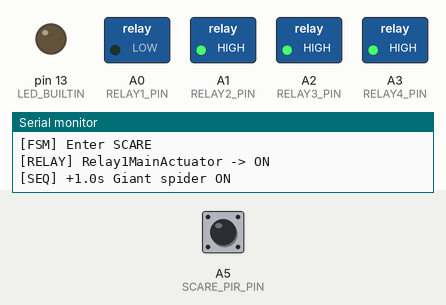
This sketch was run on a simulated Arduino Uno, built with avr-gcc and run on an emulated ATmega328P. On the bench: switched loads named in the sketch (green lamp = pin HIGH), output pins drawn as LEDs (lit = HIGH), the last lines printed to the serial monitor. The test bench sets the inputs (shaded band); at power-on: A5 (SCARE_PIR_PIN) HIGH.

Above: at 3.2 s.
3.3 s: A5 (SCARE_PIR_PIN) pulsed LOW 2 times (0.12 s each, 0.3 s apart)
At 5.2 s:
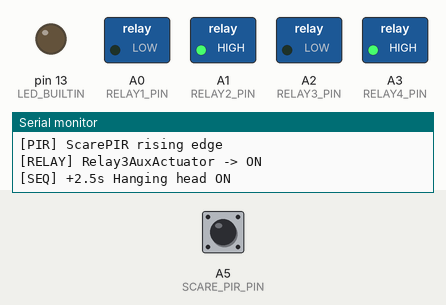
At 6.3 s:
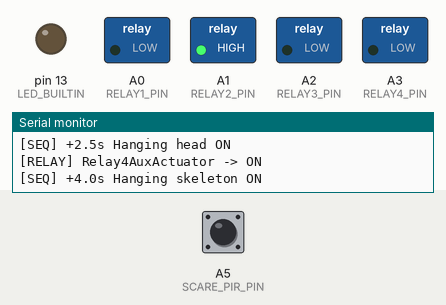
Timing chart, 0 to 13.6 s (numbered marks = the images above; inputs shaded):
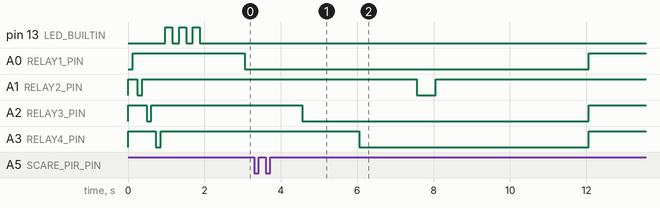

The sketch:

TheDroppingSpider.ino
```cpp
// ============================
// TheDroppingSpider Scenario
// ============================
// Scenario source: Scenarios/TheDroppingSpider-scenario.md
// Target: Arduino AVR Boards -> Arduino Uno (ATmega328P)

// -------- Configuration --------
#define DEBUG_ENABLED true

// Fixed 2-phase UNO profile
const uint8_t RELAY1_PIN = A0; // Giant spider (on-off)
const uint8_t RELAY2_PIN = A1; // Dropping spider Try-me
const uint8_t RELAY3_PIN = A2; // Hanging head (on-off)
const uint8_t RELAY4_PIN = A3; // Hanging skeleton (on-off)
const uint8_t SCARE_PIR_PIN = A5;

// Relay polarity (true for common active-low relay boards)
const bool RELAY_ACTIVE_LOW = true;

// Timing constants
const unsigned long TRY_ME_PULSE_MS = 500UL;
const unsigned long SCARE_DURATION_MS = 10000UL;
const unsigned long COOLDOWN_MS = 10000UL;

const unsigned long RELAY1_ON_AT_MS = 1000UL;  // +1.0s
const unsigned long RELAY3_ON_AT_MS = 2500UL;  // +2.5s
const unsigned long RELAY4_ON_AT_MS = 4000UL;  // +4.0s
const unsigned long RELAY2_PULSE_AT_MS = 5500UL; // +5.5s

// Startup self-test policy (mandatory)
const bool RUN_STARTUP_SELF_TEST = true;
const unsigned int SELF_TEST_RELAY_STEP_MS = 120;
const unsigned int STATUS_BLINK_ON_MS = 180;
const unsigned int STATUS_BLINK_OFF_MS = 180;

enum PhaseState {
  STATE_DEFAULT,
  STATE_SCARE,
  STATE_COOLDOWN
};

struct TryMePulse {
  bool active;
  unsigned long endMs;
};

PhaseState currentState = STATE_DEFAULT;
unsigned long stateStartMs = 0;

bool scareConsumed = false;
bool startupSelfTestPassed = false;

bool relay1ScareActive = false;
bool relay3ScareActive = false;
bool relay4ScareActive = false;
bool relay2PulseTriggered = false;

bool prevScarePir = false;

TryMePulse relay2Pulse = {false, 0};

void logMsg(const __FlashStringHelper* tag, const __FlashStringHelper* msg) {
  if (!DEBUG_ENABLED) {
    return;
  }
  Serial.print(tag);
  Serial.print(F(" "));
  Serial.println(msg);
}

uint8_t relayLevel(bool on) {
  if (RELAY_ACTIVE_LOW) {
    return on ? LOW : HIGH;
  }
  return on ? HIGH : LOW;
}

void setRelayRaw(uint8_t pin, bool on) {
  digitalWrite(pin, relayLevel(on));
}

void setRelayNamed(uint8_t pin, bool on, const __FlashStringHelper* name) {
  setRelayRaw(pin, on);
  if (DEBUG_ENABLED) {
    Serial.print(F("[RELAY] "));
    Serial.print(name);
    Serial.print(F(" -> "));
    Serial.println(on ? F("ON") : F("OFF"));
  }
}

void allRelaysOff() {
  setRelayRaw(RELAY1_PIN, false);
  setRelayRaw(RELAY2_PIN, false);
  setRelayRaw(RELAY3_PIN, false);
  setRelayRaw(RELAY4_PIN, false);
}

void blinkStatusLed(uint8_t blinkCount) {
  for (uint8_t i = 0; i < blinkCount; i++) {
    digitalWrite(LED_BUILTIN, HIGH);
    delay(STATUS_BLINK_ON_MS);
    digitalWrite(LED_BUILTIN, LOW);
    delay(STATUS_BLINK_OFF_MS);
  }
}

void startTryMePulse(uint8_t relayPin, TryMePulse& pulseState, const __FlashStringHelper* relayName, const __FlashStringHelper* reason) {
  setRelayNamed(relayPin, true, relayName);
  pulseState.active = true;
  pulseState.endMs = millis() + TRY_ME_PULSE_MS;
  if (DEBUG_ENABLED) {
    Serial.print(F("[PULSE] "));
    Serial.print(relayName);
    Serial.print(F(" start: "));
    Serial.println(reason);
  }
}

void serviceTryMePulse(uint8_t relayPin, TryMePulse& pulseState, const __FlashStringHelper* relayName) {
  if (!pulseState.active) {
    return;
  }
  if ((long)(millis() - pulseState.endMs) >= 0) {
    setRelayNamed(relayPin, false, relayName);
    pulseState.active = false;
    if (DEBUG_ENABLED) {
      Serial.print(F("[PULSE] "));
      Serial.print(relayName);
      Serial.println(F(" end"));
    }
  }
}

bool testRelayCommandPath(uint8_t pin, const __FlashStringHelper* relayName) {
  setRelayNamed(pin, true, relayName);
  delay(SELF_TEST_RELAY_STEP_MS);
  bool onOk = (digitalRead(pin) == relayLevel(true));

  setRelayNamed(pin, false, relayName);
  delay(SELF_TEST_RELAY_STEP_MS);
  bool offOk = (digitalRead(pin) == relayLevel(false));

  if (DEBUG_ENABLED) {
    Serial.print(F("[SELFTEST] Relay "));
    Serial.print(relayName);
    Serial.print(F(" command path -> "));
    Serial.println((onOk && offOk) ? F("PASS") : F("FAIL"));
  }
  return onOk && offOk;
}

bool runStartupSelfTest() {
  logMsg(F("[SELFTEST]"), F("Mandatory startup self-test running"));

  allRelaysOff();
  bool defaultsOff =
    (digitalRead(RELAY1_PIN) == relayLevel(false)) &&
    (digitalRead(RELAY2_PIN) == relayLevel(false)) &&
    (digitalRead(RELAY3_PIN) == relayLevel(false)) &&
    (digitalRead(RELAY4_PIN) == relayLevel(false));

  if (DEBUG_ENABLED) {
    Serial.print(F("[SELFTEST] Relay defaults OFF -> "));
    Serial.println(defaultsOff ? F("PASS") : F("FAIL"));
  }

  bool relayCmdPathOk = true;
  relayCmdPathOk = testRelayCommandPath(RELAY1_PIN, F("Relay1MainActuator")) && relayCmdPathOk;
  relayCmdPathOk = testRelayCommandPath(RELAY2_PIN, F("Relay2SecondaryEffect")) && relayCmdPathOk;
  relayCmdPathOk = testRelayCommandPath(RELAY3_PIN, F("Relay3AuxActuator")) && relayCmdPathOk;
  relayCmdPathOk = testRelayCommandPath(RELAY4_PIN, F("Relay4AuxActuator")) && relayCmdPathOk;

  volatile bool scareRead = digitalRead(SCARE_PIR_PIN);
  (void)scareRead;
  bool pirReadPathOk = true;
  logMsg(F("[SELFTEST]"), F("ScarePIR read path check -> PASS"));

  bool overallOk = defaultsOff && relayCmdPathOk && pirReadPathOk;
  if (DEBUG_ENABLED) {
    Serial.print(F("[SELFTEST] Overall -> "));
    Serial.println(overallOk ? F("PASS") : F("FAIL"));
  }

  blinkStatusLed(overallOk ? 3 : 5);
  allRelaysOff();
  return overallOk;
}

bool isPirActive(uint8_t pin) {
  return digitalRead(pin) == HIGH;
}

bool scarePirRisingEdge() {
  bool curr = isPirActive(SCARE_PIR_PIN);
  bool rising = (!prevScarePir && curr);
  prevScarePir = curr;
  return rising;
}

void enterDefaultState(bool resetPolicyFlags) {
  currentState = STATE_DEFAULT;
  stateStartMs = millis();

  relay1ScareActive = false;
  relay3ScareActive = false;
  relay4ScareActive = false;
  relay2PulseTriggered = false;

  allRelaysOff();
  relay2Pulse.active = false;

  if (resetPolicyFlags) {
    scareConsumed = false;
    logMsg(F("[FSM]"), F("Reset trigger policy flags"));
  }

  logMsg(F("[FSM]"), F("Enter DEFAULT"));
}

void enterScareState() {
  currentState = STATE_SCARE;
  stateStartMs = millis();

  scareConsumed = true;
  relay1ScareActive = false;
  relay3ScareActive = false;
  relay4ScareActive = false;
  relay2PulseTriggered = false;

  logMsg(F("[FSM]"), F("Enter SCARE"));
}

void enterCooldownState() {
  currentState = STATE_COOLDOWN;
  stateStartMs = millis();

  relay1ScareActive = false;
  relay3ScareActive = false;
  relay4ScareActive = false;
  relay2PulseTriggered = false;

  allRelaysOff();
  relay2Pulse.active = false;

  logMsg(F("[FSM]"), F("Enter COOLDOWN (10s retrigger lockout)"));
}

void handleDefaultState(bool scareEdge) {
  if ((scareEdge || isPirActive(SCARE_PIR_PIN)) && !scareConsumed) {
    enterScareState();
  }
}

void handleScareState() {
  unsigned long elapsed = millis() - stateStartMs;

  if (!relay1ScareActive && elapsed >= RELAY1_ON_AT_MS) {
    setRelayNamed(RELAY1_PIN, true, F("Relay1MainActuator"));
    relay1ScareActive = true;
    logMsg(F("[SEQ]"), F("+1.0s Giant spider ON"));
  }

  if (!relay3ScareActive && elapsed >= RELAY3_ON_AT_MS) {
    setRelayNamed(RELAY3_PIN, true, F("Relay3AuxActuator"));
    relay3ScareActive = true;
    logMsg(F("[SEQ]"), F("+2.5s Hanging head ON"));
  }

  if (!relay4ScareActive && elapsed >= RELAY4_ON_AT_MS) {
    setRelayNamed(RELAY4_PIN, true, F("Relay4AuxActuator"));
    relay4ScareActive = true;
    logMsg(F("[SEQ]"), F("+4.0s Hanging skeleton ON"));
  }

  if (!relay2PulseTriggered && elapsed >= RELAY2_PULSE_AT_MS) {
    startTryMePulse(RELAY2_PIN, relay2Pulse, F("Relay2SecondaryEffect"), F("+5.5s Dropping spider Try-me trigger"));
    relay2PulseTriggered = true;
  }

  if (elapsed >= SCARE_DURATION_MS) {
    setRelayNamed(RELAY1_PIN, false, F("Relay1MainActuator"));
    setRelayNamed(RELAY3_PIN, false, F("Relay3AuxActuator"));
    setRelayNamed(RELAY4_PIN, false, F("Relay4AuxActuator"));
    relay1ScareActive = false;
    relay3ScareActive = false;
    relay4ScareActive = false;

    logMsg(F("[SEQ]"), F("+10.0s All relays OFF"));
    logMsg(F("[FSM]"), F("Scare complete -> COOLDOWN"));
    enterCooldownState();
  }
}

void handleCooldownState(bool scareEdge) {
  if (scareEdge) {
    logMsg(F("[COOLDOWN]"), F("ScarePIR trigger ignored during lockout"));
  }

  unsigned long elapsed = millis() - stateStartMs;
  if (elapsed >= COOLDOWN_MS) {
    logMsg(F("[FSM]"), F("Cooldown complete -> DEFAULT"));
    enterDefaultState(true);
  }
}

void setup() {
  if (DEBUG_ENABLED) {
    Serial.begin(115200);
  }

  pinMode(SCARE_PIR_PIN, INPUT);

  pinMode(RELAY1_PIN, OUTPUT);
  pinMode(RELAY2_PIN, OUTPUT);
  pinMode(RELAY3_PIN, OUTPUT);
  pinMode(RELAY4_PIN, OUTPUT);
  pinMode(LED_BUILTIN, OUTPUT);
  digitalWrite(LED_BUILTIN, LOW);

  allRelaysOff();

  startupSelfTestPassed = RUN_STARTUP_SELF_TEST ? runStartupSelfTest() : true;
  if (!startupSelfTestPassed) {
    logMsg(F("[SELFTEST]"), F("Startup self-test FAILED -> lockout until reset"));
  }

  prevScarePir = isPirActive(SCARE_PIR_PIN);

  enterDefaultState(true);
}

void loop() {
  serviceTryMePulse(RELAY2_PIN, relay2Pulse, F("Relay2SecondaryEffect"));

  if (!startupSelfTestPassed) {
    allRelaysOff();
    return;
  }

  bool scareEdge = scarePirRisingEdge();

  if (DEBUG_ENABLED && scareEdge) {
    logMsg(F("[PIR]"), F("ScarePIR rising edge"));
  }

  switch (currentState) {
    case STATE_DEFAULT:
      handleDefaultState(scareEdge);
      break;
    case STATE_SCARE:
      handleScareState();
      break;
    case STATE_COOLDOWN:
      handleCooldownState(scareEdge);
      break;
    default:
      enterDefaultState(true);
      break;
  }
}
```
